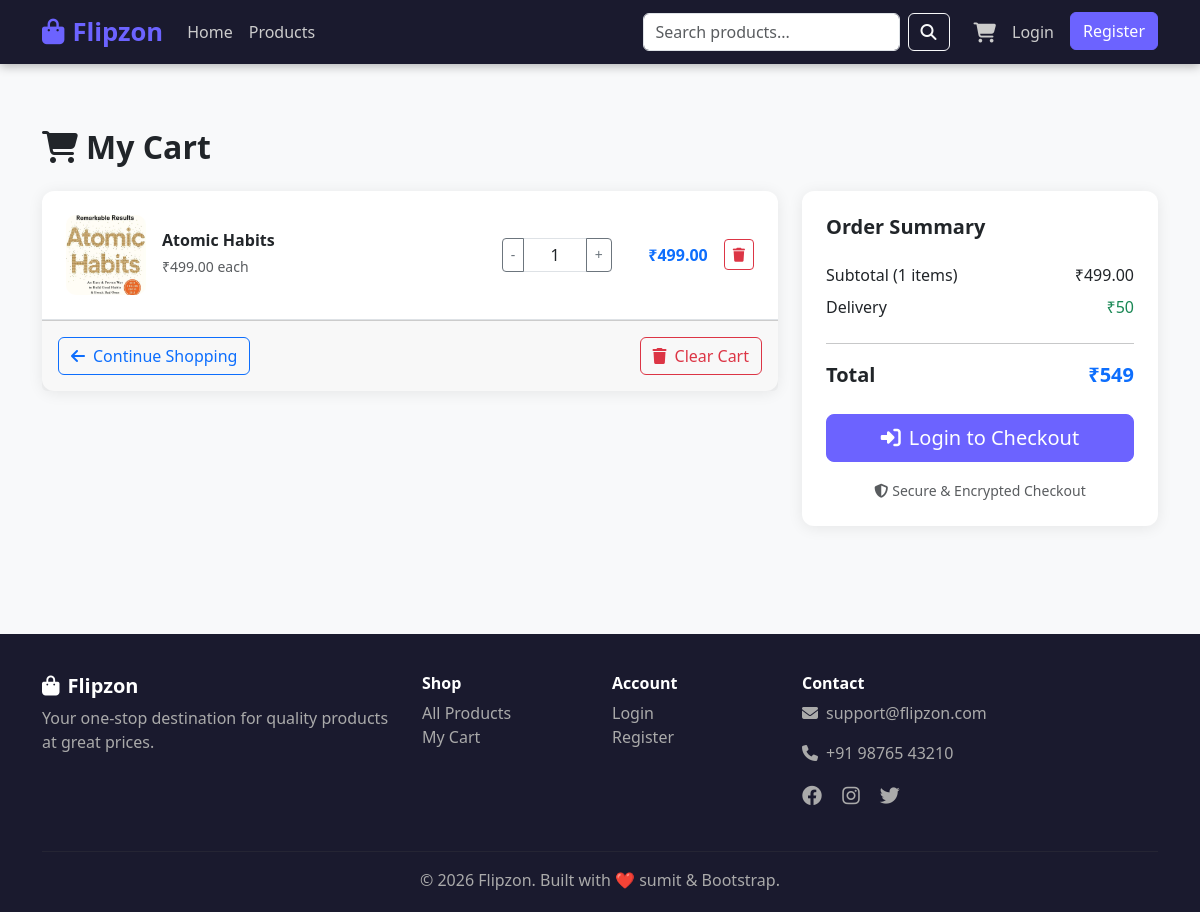
Page /cart/ on the committed database.
### cart/models.py (models this page shows, shortened)
class CartItem(models.Model):
    cart = models.ForeignKey(Cart, on_delete=models.CASCADE, related_name='items')
    product = models.ForeignKey(Product, on_delete=models.CASCADE)
    quantity = models.PositiveIntegerField(default=1)
    added_at = models.DateTimeField(auto_now_add=True)
    @property
    def total_price(self):
        return self.product.final_price * self.quantity

class Cart(models.Model):
    user = models.OneToOneField(User, on_delete=models.CASCADE, null=True, blank=True)
    session_key = models.CharField(max_length=40, null=True, blank=True)
    created_at = models.DateTimeField(auto_now_add=True)
    updated_at = models.DateTimeField(auto_now=True)
    @property
    def total_price(self):
        return sum(item.total_price for item in self.items.all())
    @property
    def total_items(self):
        return sum(item.quantity for item in self.items.all())

### store/models.py (models this page shows, shortened)
class Product(models.Model):
    category = models.ForeignKey(Category, on_delete=models.CASCADE, related_name='products')
    name = models.CharField(max_length=200)
    slug = models.SlugField(unique=True, blank=True)
    description = models.TextField()
    price = models.DecimalField(max_digits=10, decimal_places=2)
    discount_price = models.DecimalField(max_digits=10, decimal_places=2, blank=True, null=True)
    image = models.ImageField(upload_to='products/')
    stock = models.PositiveIntegerField(default=0)
    available = models.BooleanField(default=True)
    featured = models.BooleanField(default=False)
    created_at = models.DateTimeField(auto_now_add=True)
    updated_at = models.DateTimeField(auto_now=True)
    class Meta:
        ordering = ['-created_at']
    @property
    def final_price(self):
        return self.discount_price if self.discount_price else self.price

### cart/views.py (the view)
# urls.py: path('', views.cart_detail, name='detail'),
def cart_detail(request):
    cart = get_or_create_cart(request)
    return render(request, 'cart/cart.html', {'cart': cart})

### cart/context_processors.py (called while the page is built)
def cart_count(request):
    count = 0
    try:
        if request.user.is_authenticated:
            cart = Cart.objects.filter(user=request.user).first()
        else:
            session_key = request.session.session_key
            cart = Cart.objects.filter(session_key=session_key).first() if session_key else None
        if cart:
            count = cart.total_items
    except Exception:
        pass
    return {'cart_count': count}

### cart/views.py (called while the page is built)
def get_or_create_cart(request):
    if request.user.is_authenticated:
        cart, _ = Cart.objects.get_or_create(user=request.user)
    else:
        if not request.session.session_key:
            request.session.create()
        cart, _ = Cart.objects.get_or_create(session_key=request.session.session_key)
    return cart

### templates/cart/cart.html (shortened to what this page needs)
{% extends 'base.html' %}
{% block content %}
<div class="container py-5">
    <h2 class="fw-bold mb-4"><i class="fas fa-shopping-cart me-2"></i>My Cart</h2>
    {% if cart.items.exists %}
    <div class="row g-4">
        <div class="col-md-8">
            <div class="card">
                <div class="card-body p-0">
                    {% for item in cart.items.all %}
                    <div class="d-flex align-items-center p-4 border-bottom">
                        {% if item.product.image %}
                        <img src="{{ item.product.image.url }}" style="width:80px;height:80px;object-fit:cover;border-radius:10px" alt="{{ item.product.name }}">
                        {% else %}
                        <div class="bg-light rounded d-flex align-items-center justify-content-center" style="width:80px;height:80px">
                            <i class="fas fa-image fa-2x text-muted"></i>
                        </div>
                        {% endif %}
                        <div class="ms-3 flex-grow-1">
                            <h6 class="fw-bold mb-1">
                                <a href="{% url 'store:product_detail' item.product.slug %}" class="text-dark text-decoration-none">{{ item.product.name }}</a>
                            </h6>
                            <small class="text-muted">₹{{ item.product.final_price }} each</small>
                        </div>
                        <div class="d-flex align-items-center gap-3">
                            <form action="{% url 'cart:update' item.id %}" method="post" class="d-flex align-items-center">
                                <div class="input-group" style="width:110px">
                                    <button type="submit" name="quantity" value="{{ item.quantity|add:'-1' }}" class="btn btn-outline-secondary btn-sm">-</button>
                                    <span class="form-control text-center py-1">{{ item.quantity }}</span>
                                    <button type="submit" name="quantity" value="{{ item.quantity|add:'1' }}" class="btn btn-outline-secondary btn-sm">+</button>
                                </div>
                            </form>
                            <span class="fw-bold text-primary" style="min-width:80px;text-align:right">₹{{ item.total_price }}</span>
                            <a href="{% url 'cart:remove' item.id %}" class="btn btn-outline-danger btn-sm" onclick="return confirm('Remove this item?')">
                                <i class="fas fa-trash"></i>
                            </a>
                        </div>
                    </div>
                    {% endfor %}
                </div>
                <div class="card-footer d-flex justify-content-between py-3">
                    <a href="{% url 'store:product_list' %}" class="btn btn-outline-primary">
                        <i class="fas fa-arrow-left me-2"></i>Continue Shopping
                    </a>
                    <a href="{% url 'cart:clear' %}" class="btn btn-outline-danger" onclick="return confirm('Clear all items?')">
                        <i class="fas fa-trash me-2"></i>Clear Cart
                    </a>
                </div>
            </div>
        </div>
        <div class="col-md-4">
            <div class="card p-4">
                <h5 class="fw-bold mb-4">Order Summary</h5>
                <div class="d-flex justify-content-between mb-2">
                    <span>Subtotal ({{ cart.total_items }} items)</span>
                    <span>₹{{ cart.total_price }}</span>
                </div>
                <div class="d-flex justify-content-between mb-2">
                    <span>Delivery</span>
                    <span class="text-success">{% if cart.total_price >= 500 %}FREE{% else %}₹50{% endif %}</span>
                </div>
                <hr>
                <div class="d-flex justify-content-between fw-bold fs-5 mb-4">
                    <span>Total</span>
                    <span class="text-primary">₹{% if cart.total_price >= 500 %}{{ cart.total_price }}{% else %}{{ cart.total_price|add:50 }}{% endif %}</span>
                </div>
                {% if user.is_authenticated %}
                <a href="{% url 'orders:checkout' %}" class="btn btn-primary w-100 btn-lg">
                    <i class="fas fa-lock me-2"></i>Proceed to Checkout
                </a>
                {% else %}
                <a href="{% url 'accounts:login' %}?next={% url 'orders:checkout' %}" class="btn btn-primary w-100 btn-lg">
                    <i class="fas fa-sign-in-alt me-2"></i>Login to Checkout
                </a>
                {% endif %}
                <p class="text-center text-muted mt-3 mb-0"><small><i class="fas fa-shield-alt me-1"></i>Secure & Encrypted Checkout</small></p>
            </div>
        </div>
    </div>
    {% endif %}
</div>
{% endblock %}

### rows in the picture
CartItem: product.image (picture), product.name "Atomic Habits", product.final_price "499.00", quantity "1", total_price "499.00"
Cart: total_items "1", total_price "499.00", total_price|add "549"
